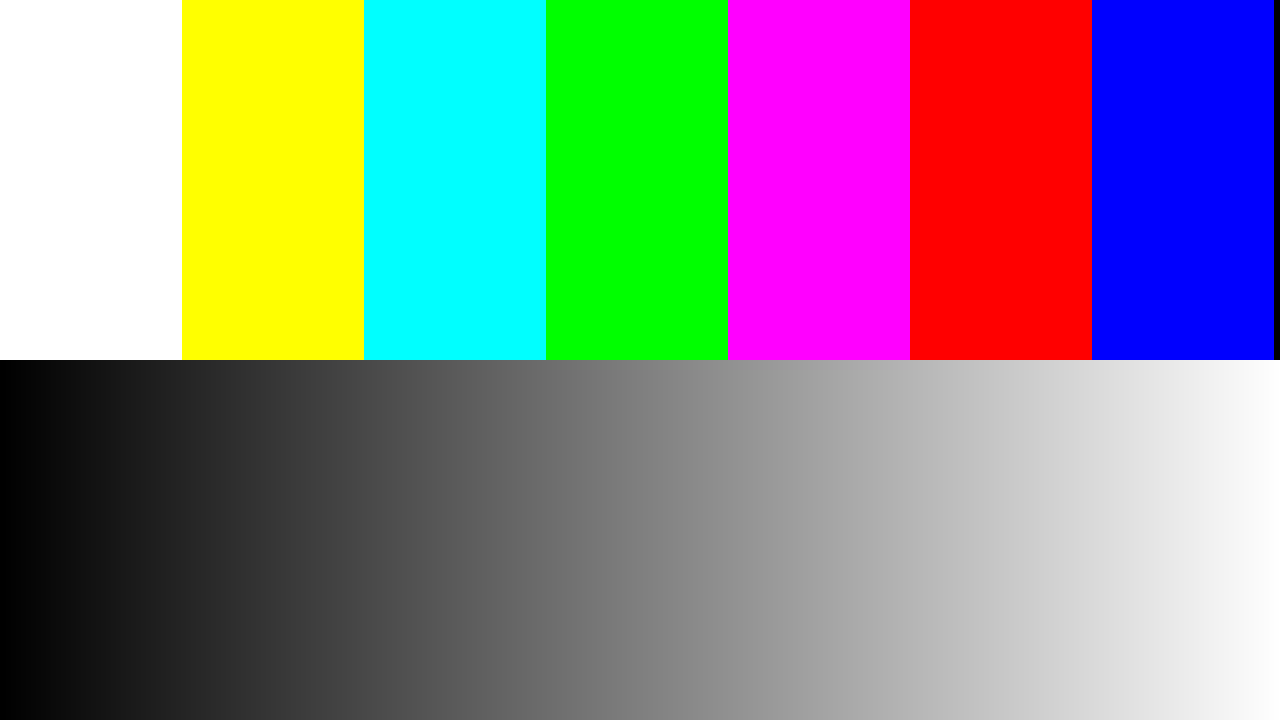
#> input picture test_assets/sample_image.png, 1280 x 720 px
$ python -i scene_embedding.py   (imports and definitions only)
#> lines starting #> are read from the running program, lines starting #| are printed output that depends on the picture; after the words box and inside, x2 and y2 are one past the last pixel; in counts of white or black regions, pixels touching at a corner belong together
#> further down, picture is the input picture: shape (720, 1280, 3); mean B, G, R 136, 136, 136
"""Scene embeddings with an offline descriptor and optional local DINOv2."""

from __future__ import annotations

import os
from functools import lru_cache
from pathlib import Path

import cv2
import numpy as np


def _offline_descriptor(frame: np.ndarray) -> np.ndarray:
    small = cv2.resize(frame, (96, 96), interpolation=cv2.INTER_AREA)
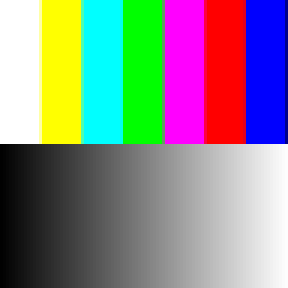
#> small: shape (96, 96, 3) (shown 3 times larger); mean B, G, R 136, 136, 136
    hsv = cv2.cvtColor(small, cv2.COLOR_BGR2HSV)
#> hsv: shape (96, 96, 3); mean H, S, V 33.8, 108.1, 189.7
    hist = cv2.calcHist([hsv], [0, 1], None, [12, 8], [0, 180, 0, 256]).reshape(-1)
#> hist = 96 values, max 5232 at index 0, min 0 at index 1, mean 96
    hist /= max(float(np.linalg.norm(hist)), 1e-8)
#> hist = 96 values, max 0.96 at index 0, min 0 at index 1, mean 0.0176
    grid = cv2.resize(cv2.cvtColor(small, cv2.COLOR_BGR2Lab), (4, 4), interpolation=cv2.INTER_AREA)
    grid = grid.astype(np.float32).reshape(-1) / 255.0
#> grid = 48 values, max 0.988 at index 0, min 0.122 at index 24, mean 0.559
    edges = cv2.Canny(small, 80, 160)
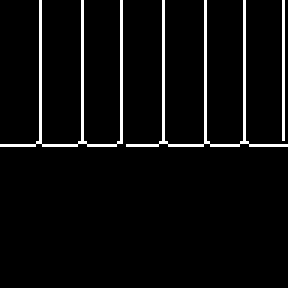
#> edges: shape (96, 96) (shown 3 times larger); 4.6% white in thin lines or dots, all inside (x1, y1, x2, y2) = (0, 0, 96, 49)
    edge_grid = cv2.resize(edges, (4, 4), interpolation=cv2.INTER_AREA).reshape(-1).astype(np.float32) / 255.0
#> edge_grid = [0.0431, 0.0824, 0.0824, 0.0824, 0.0431, 0.0902, 0.0902, 0.0863, 0.0392, 0.0314, 0.0314, 0.0353, 0, 0, 0, 0]
    vector = np.concatenate((hist, grid, edge_grid)).astype(np.float32)
#> vector = 160 values, max 0.988 at index 96, min 0 at index 1, mean 0.183
    return vector / max(float(np.linalg.norm(vector)), 1e-8)


# [47 lines left out: functions _dinov2_model, scene_embedding, not called in this run]

>>> import cv2
>>> picture = cv2.imread('../test_assets/sample_image.png')
>>> result = _offline_descriptor(picture)
#> result = 160 values, max 0.234 at index 96, min 0 at index 1, mean 0.0432
